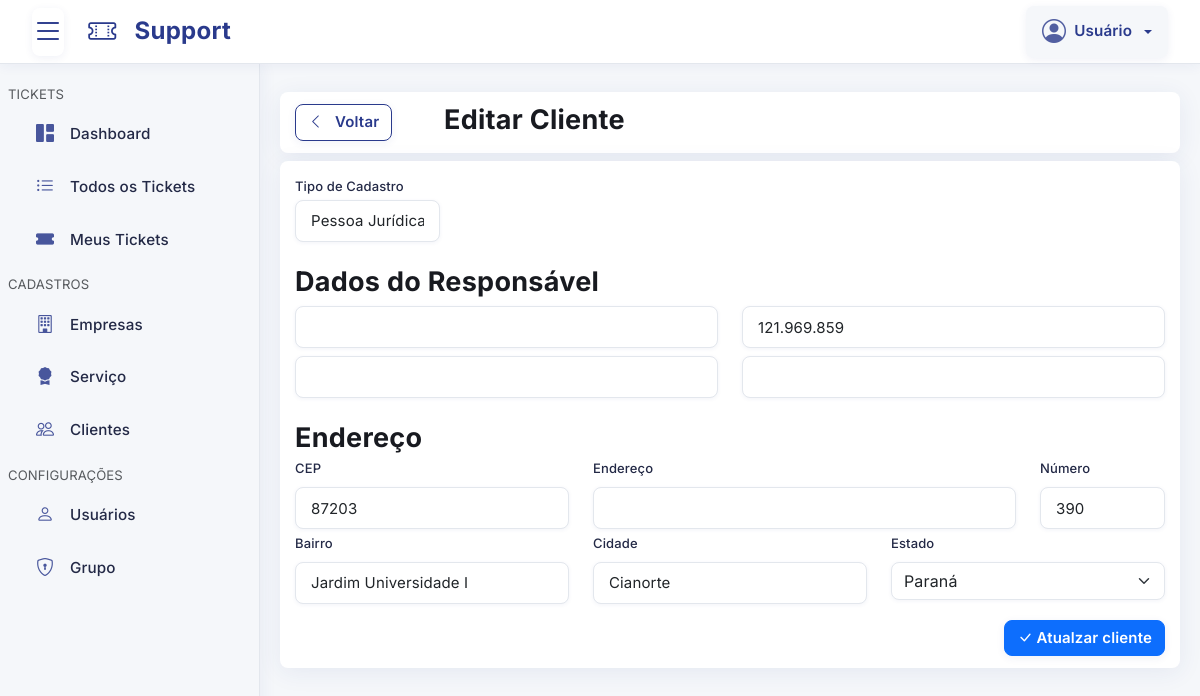
Page /pages/cliente/edicao.php?id=2 on the committed database.
### tables this page shows
CREATE TABLE `cliente` (
  `id` int(11) NOT NULL,
  `usuario_id` int(11) NOT NULL,
  `tipo` tinyint(1) NOT NULL,
  `documento` varchar(14) NOT NULL,
  `razao_social` varchar(255) DEFAULT NULL,
  `nome_fantasia` varchar(255) NOT NULL,
  `telefone` varchar(13) NOT NULL,
  `email` varchar(255) DEFAULT NULL,
  `responsavel_nome` varchar(255) NOT NULL,
  `responsavel_email` varchar(255) DEFAULT NULL,
  `responsavel_telefone` varchar(14) NOT NULL,
  `responsavel_documento` varchar(11) NOT NULL,
  `cep` int(11) DEFAULT NULL,
  `cidade` varchar(255) DEFAULT NULL,
  `estado` varchar(255) DEFAULT NULL,
  `pais` varchar(255) DEFAULT NULL,
  `endereco` varchar(255) DEFAULT NULL,
  `numero` varchar(50) DEFAULT NULL,
  `bairro` varchar(255) DEFAULT NULL,
  `situacao` tinyint(1) NOT NULL DEFAULT 1,
  `cadastrado` timestamp NULL DEFAULT current_timestamp(),
  `alterado` timestamp NULL DEFAULT current_timestamp() ON UPDATE current_timestamp()
);

### config/Database.php (called while the page is built, shortened)
<?php
class Database
{
    private $host = "localhost";
    private $dbName = "support_ticket_manager";
    private $username = "root";
    private $password = "";
    private $pdo;
    private function connect()
    {
        $dsn = "mysql:host={$this->host};dbname={$this->dbName};";
        try {
            $this->pdo = new PDO(
                $dsn,
                $this->username,
                $this->password,
                array(PDO::MYSQL_ATTR_INIT_COMMAND => "SET NAMES utf8")
            );
            $this->pdo->setAttribute(PDO::ATTR_ERRMODE, PDO::ERRMODE_EXCEPTION);
            $this->pdo->setAttribute(PDO::ATTR_DEFAULT_FETCH_MODE, PDO::FETCH_ASSOC);
        } catch (PDOException $e) {
            $this->error = $e->getMessage();
            die("Erro ao conectar ao banco de dados: {$this->error}");
        }
    }
    public function getConnection()
    {
        return $this->pdo;
    }
}

### config/Cliente.php (called while the page is built, shortened)
<?php
class Cliente
{
    private $db;
    public function __construct($db)
    {
        $this->db = $db;
    }
    public function pegarPorId($id = NULL)
    {
        try {
            $query = "SELECT `cliente`.*";
            $query .= " FROM `cliente`";
            $query .= " WHERE `cliente`.`id` = :id LIMIT 1";
            $stmt = $this->db->prepare($query);
            $stmt->bindParam(":id", $id, PDO::PARAM_INT);
            $stmt->execute();
            $registro = $stmt->fetch(PDO::FETCH_OBJ);
            return $registro;
        } catch (\Throwable $th) {
            return NULL;
        }
    }
}

### config/Estado.php (called while the page is built)
<?php
class Estado
{
    private static $estados = [
        "AC" => "Acre",
        "AL" => "Alagoas",
        "AP" => "Amapá",
        "AM" => "Amazonas",
        "BA" => "Bahia",
        "CE" => "Ceará",
        "DF" => "Distrito Federal",
        "ES" => "Espírito Santo",
        "GO" => "Goiás",
        "MA" => "Maranhão",
        "MT" => "Mato Grosso",
        "MS" => "Mato Grosso do Sul",
        "MG" => "Minas Gerais",
        "PA" => "Pará",
        "PB" => "Paraíba",
        "PR" => "Paraná",
        "PE" => "Pernambuco",
        "PI" => "Piauí",
        "RJ" => "Rio de Janeiro",
        "RN" => "Rio Grande do Norte",
        "RS" => "Rio Grande do Sul",
        "RO" => "Rondônia",
        "RR" => "Roraima",
        "SC" => "Santa Catarina",
        "SP" => "São Paulo",
        "SE" => "Sergipe",
        "TO" => "Tocantins"
    ];
    public static function todos()
    {
        try {
            return array_keys(self::$estados);
        } catch (\Throwable $th) {
            return [];
        }
    }
    public static function getNome($sigla)
    {
        return isset(self::$estados[$sigla]) ? self::$estados[$sigla] : $sigla;
    }
}

### pages/cliente/edicao.php (the view, shortened to what this page needs)
<?php include("../template/topo.php"); ?>
<?php
$id = isset($_GET["id"]) ? $_GET["id"] : NULL;
$registro = $cliente->pegarPorId($id);
?>
<div class="cliente-edicao mt-2">
    <?php if (!$registro): ?>
        <div class="error-container text-center py-5">
            <div class="error-icon mb-4">
                <i class="bi-exclamation-circle display-1 text-danger"></i>
            </div>
            <h2 class="error-title mb-3 text-muted">Cliente não encontrado!</h2>
            <p class="error-message text-muted mb-4">O Cliente que você está procurando não existe ou foi removido.</p>
            <a href="index.php" class="btn btn-voltar botao-noty-voltar">
                <i class="bi-arrow-left me-2"></i>
                Voltar para a lista de Clientes
            </a>
        </div>
    <?php else: ?>
        <div class="sessao">
            <div class="row">
                <div class="col-xl-2 col-lg-2 col-md-4 col-sm-12 col-12">
                    <a href="index.php" class="btn btn-voltar botao-noty-voltar">
                        <i class="bi-chevron-left me-2"></i>
                        Voltar
                    </a>
                </div>
                <div class="col-xl-10 col-lg-10 col-md-8 col-sm-12 col-12">
                    <h1 class="titulo">Editar Cliente</h1>
                </div>
            </div>
        </div>
        <div class="sessao">
            <form id="cliente-edicao" data-action="cliente/editar.php">
                <div class="col-xl-2 col-lg-2 col-md-2 col-sm-12 col-12 mb-4">
                    <label for="tipo-cliente">Tipo de Cadastro</label>
                    <select name="tipo" id="tipo-cliente" class="form-control">
                        <option value="CNPJ" <?php echo $registro->tipo == "CNPJ" ? "selected" : ""; ?>>Pessoa Jurídica</option>
                    </select>
                </div>
                <div class="dados-identificacao">
                    <h2 class="titulo dados-titulo-cliente mt-4">
                        <?php if ($registro->tipo == "CPF"): ?>
                            Dados Pessoais
                        <?php else: ?>
                            Dados do Responsável
                        <?php endif; ?>
                    </h2>
                    <div class="row">
                        <div class="col-xl-6 col-lg-6 col-md-6 col-sm-12 col-12">
                            <input type="text" class="form-control input-validar-responsavel campo-obrigatorio" id="responsavel_cliente" name="responsavel_nome" value="<?php echo $registro->responsavel; ?>">
                        </div>
                        <div class="col-xl-6 col-lg-6 col-md-6 col-sm-12 col-12">
                            <input type="text" class="form-control input-validar-cpf campo-obrigatorio mascara-cpf" id="responsavel_documento_cliente" name="responsavel_documento" value="<?php echo $registro->responsavel_documento; ?>">
                        </div>
                        <div class="col-xl-6 col-lg-6 col-md-6 col-sm-12 col-12">
                            <input type="text" class="form-control input-validar-whatsapp campo-obrigatorio mascara-whatsapp" id="responsavel_telefone_cliente" name="responsavel_telefone" value="<?php echo $registro->responsavel_telefone; ?>">
                        </div>
                        <div class="col-xl-6 col-lg-6 col-md-6 col-sm-12 col-12">
                            <input type="email" class="form-control input-validar-email" id="responsavel_email_cliente" name="responsavel_email" value="<?php echo $registro->responsavel_email; ?>">
                        </div>
                    </div>
                </div>
                <h2 class="titulo mt-4">Endereço</h2>
                <div class="row">
                    <div class="col-xl-4 col-lg-4 col-md-4 col-sm-12 col-12">
                        <label for="cep_cliente" class="form-label">CEP</label>
                        <input type="text" class="form-control mascara-cep input-validar-cep" id="cep_cliente" name="cep" value="<?php echo $registro->cep; ?>">
                    </div>
                    <div class="col-xl-6 col-lg-6 col-md-6 col-sm-12 col-12">
                        <label for="endereco_cliente" class="form-label">Endereço</label>
                        <input type="text" class="form-control campo-endereco" id="endereco_cliente" name="endereco" value="<?php echo $registro->endereco; ?>">
                    </div>
                    <div class="col-xl-2 col-lg-2 col-md-2 col-sm-12 col-12">
                        <label for="numero_cliente" class="form-label">Número</label>
                        <input type="text" class="form-control campo-numero" id="numero_cliente" name="numero" value="<?php echo $registro->numero; ?>">
                    </div>
                    <div class="col-xl-4 col-lg-4 col-md-4 col-sm-12 col-12">
                        <label for="bairro_cliente" class="form-label">Bairro</label>
                        <input type="text" class="form-control campo-bairro" id="bairro_cliente" name="bairro" value="<?php echo $registro->bairro; ?>">
                    </div>
                    <div class="col-xl-4 col-lg-4 col-md-4 col-sm-12 col-12">
                        <label for="cidade_cliente" class="form-label">Cidade</label>
                        <input type="text" class="form-control campo-cidade" id="cidade_cliente" name="cidade" value="<?php echo $registro->cidade; ?>">
                    </div>
                    <div class="col-xl-4 col-lg-4 col-md-4 col-sm-12 col-12">
                        <label for="estado_cliente" class="form-label">Estado</label>
                        <select class="select2 form-select campo-estado" id="estado_cliente" name="estado">
                            <?php foreach (Estado::todos() as $sigla): ?>
                                <option <?php echo $registro->estado == Estado::getNome($sigla) ? "selected" : ""; ?> value="<?php echo Estado::getNome($sigla); ?>"><?php echo Estado::getNome($sigla); ?></option>
                            <?php endforeach; ?>
                        </select>
                    </div>
                    <div class="col-xl-12 col-lg-12 col-md-12 col-sm-12 col-12 mt-3 text-end">
                        <button type="submit" class="btn btn-primary botao-noty-ativo">
                            <i class="bi-check-lg"></i> Atualzar cliente
                        </button>
                    </div>
                </div>
            </form>
        </div>
    <?php endif ?>
</div>
<?php include("../template/rodape.php"); ?>

### css/main.css (style rules this page uses)
body, .main-content { background: #f5f7fa; }

### css/base/cores.css (style rules this page uses)
:root { --cor-principal: #2a3a8c; --cor-secundaria: #f5f7fa; --cor-verde: #3ddc97; --cor-vermelho: #ff5a5f; --cor-branco: #fff; --cor-preto: #181a20; --cor-texto: #232946; --cor-titulo: #181a20; --cor-cinza: #b0b8c1; --cor-borda: #e3e7ed; --bg-cinza: #f5f7fa; --bg-branco: #fff; --bg-principal: linear-gradient(135deg, #2a3a8c 0%, #3ddc97 100%); --bg-secundaria: #f5f7fa; --box-shadow: 0 4px 24px rgba(42, 58, 140, 0.08); --border-radius: 8px; --dia-hoje-color: #ffd600; --cor-alerta-cadastrar-bg: #fff8e1; --cor-alerta-cadastrar-texto: #8d6e63; --cor-alerta-agenda: #fff3e0; --cor-alerta-agenda-texto: #8d6e63; --cor-alerta-nao-agenda-base: #ffebee; --cor-alerta-nao-agenda-texto: #c62828; --cor-mensagem-alerta-bg: #e3f2fd; --cor-mensagem-alerta-texto: #1565c0; --badge-modulo-ativo-bg: #3ddc97; --modulo-whatsapp: #25d366; --modulo-financeiro: #2a3a8c; --modulo-controle-estoque: #ffb300; --modulo-relatorio: #7c3aed; --modulo-formulario: #229dc5; --btn-adicionar-bg: #3ddc97; --btn-adicionar-texto: var(--cor-branco); --btn-confirmar-bg: #2a3a8c; --btn-confirmar-texto: var(--cor-branco); --btn-confirmar-pagamento-bg: transparent; --btn-confirmar-pagamento-borda: #3ddc97; --btn-confirmar-pagamento-texto: #3ddc97; --btn-voltar-bg: transparent; --btn-voltar-texto: var(--cor-principal); --btn-voltar-borda: var(--cor-principal); --btn-filtrar-bg: transparent; --btn-filtrar-texto: var(--cor-principal); --btn-filtrar-borda: var(--cor-principal); --btn-detalhes-bg: transparent; --btn-detalhes-texto: #2a3a8c; --btn-detalhes-borda: #2a3a8c; --btn-buscar-bg: var(--cor-principal); --btn-buscar-texto: var(--cor-branco); --btn-editar-bg: transparent; --btn-editar-texto: #2a3a8c; --btn-editar-borda: #2a3a8c; --btn-excluir-bg: transparent; --btn-excluir-texto: #ff5a5f; --btn-excluir-borda: #ff5a5f; --btn-cancelar-bg: transparent; --btn-cancelar-texto: #b0b8c1; --btn-cancelar-borda: #b0b8c1; --btn-filtro-bg: transparent; --btn-filtro-texto: var(--cor-principal); --btn-filtro-borda: var(--cor-principal); --btn-whatsapp-bg: #25d366; --btn-whatsapp-texto: var(--cor-branco); --btn-acesso-bg: #2a3a8c; --btn-acesso-texto: var(--cor-branco); --btn-recibo-bg: transparent; --btn-recibo-texto: var(--cor-principal); --btn-recibo-borda: var(--cor-principal); --btn-entrada-lote-bg: #39473e; --btn-entrada-lote-texto: var(--cor-branco); --btn-contratar-modulo-bg: var(--cor-verde); --btn-contratar-modulo-texto: var(--cor-branco); --btn-vincular-google-agenda-bg: transparent; --btn-vincular-google-agenda-texto: #4285f4; --btn-vincular-google-agenda-borda: #4285f4; --btn-desvincular-google-agenda-bg: transparent; --btn-desvincular-google-agenda-texto: #db4437; --btn-desvincular-google-agenda-borda: #db4437; --btn-bloqueio-agenda-bg: transparent; --btn-bloqueio-agenda-texto: #444; --btn-bloqueio-agenda-borda: #444; --btn-limpar-filtro-bg: #ff5a5f; --btn-limpar-filtro-texto: #fff; --btn-logs-bg: transparent; --btn-logs-texto: var(--cor-principal); --btn-logs-borda: var(--cor-principal); --btn-cancelar-pagamento-bg: transparent; --btn-cancelar-pagamento-texto: #ff5a5f; --btn-cancelar-pagamento-borda: #ff5a5f; --btn-recebimento-bg: transparent; --btn-recebimento-texto: var(--cor-verde); --btn-recebimento-borda: var(--cor-verde); }

### css/components/botoes.css (style rules this page uses)
.btn { font-size: 15px; border-radius: 8px; box-shadow: 0 2px 8px rgba(42, 58, 140, 0.07); transition: box-shadow 0.2s, transform 0.2s, background 0.2s, color 0.2s; font-weight: 600; letter-spacing: 0.01em; }
.btn-voltar { background: var(--btn-voltar-bg); color: var(--btn-voltar-texto) !important; border: 1px solid var(--btn-voltar-borda); }

### css/components/formulario.css (style rules this page uses)
input, select, textarea, .input-group-text { border: 1px solid var(--cor-borda) !important; border-radius: 8px !important; background: var(--bg-branco); box-shadow: 0 1px 4px rgba(42, 58, 140, 0.06); transition: border-color 0.2s, box-shadow 0.2s; margin-bottom: 0px !important; }
label { display: block; margin: 0.3em 0em 0.2em 0em; color: var(--cor-texto); font-size: 13px; font-weight: 500; letter-spacing: 0.01em; }
.form-control { height: 42px; font-size: 15px; padding: 0.5em 1em; border-radius: 8px; }

### css/layout.css (style rules this page uses)
.titulo { font-size: 1.8em; color: var(--cor-titulo); margin: 0px; word-wrap: break-word; }
.sessao { background: var(--bg-branco); padding: 0.8em 1em; border-radius: var(--border-radius); box-shadow: var(--box-shadow); margin-bottom: 0.5rem; }

### rows in the picture
cliente: responsavel_documento "121.969.859", cep "87203", numero "390", bairro "Jardim Universidade I", cidade "Cianorte", estado "Paraná"
